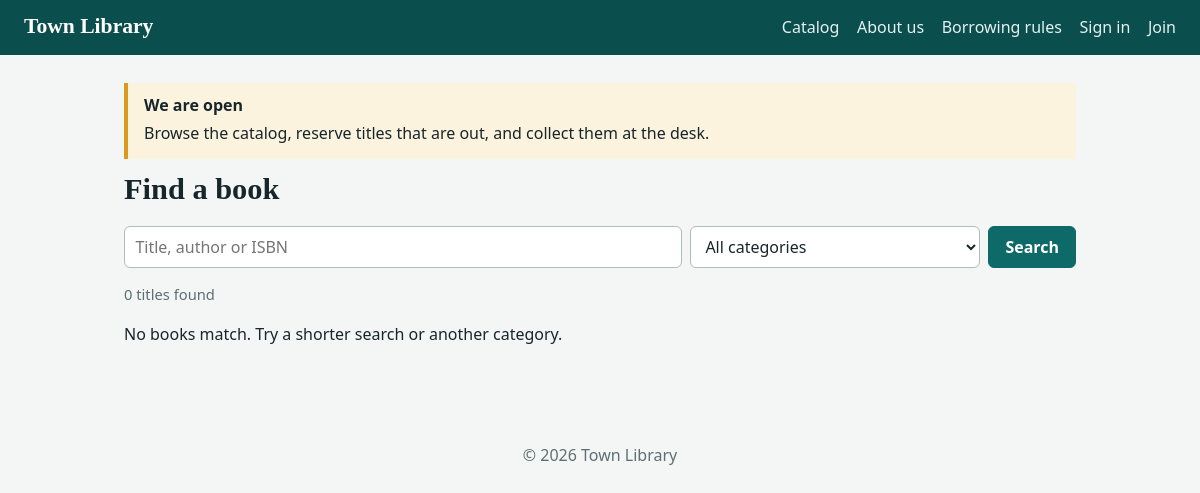
The page / on the database its author committed.
### tables this page shows
CREATE TABLE pages (
  id INT AUTO_INCREMENT PRIMARY KEY,
  slug VARCHAR(120) NOT NULL UNIQUE,
  title VARCHAR(200) NOT NULL,
  body MEDIUMTEXT NOT NULL,
  type ENUM('page','announcement') NOT NULL DEFAULT 'page',
  published TINYINT(1) NOT NULL DEFAULT 1,
  created_at TIMESTAMP DEFAULT CURRENT_TIMESTAMP,
  updated_at TIMESTAMP DEFAULT CURRENT_TIMESTAMP ON UPDATE CURRENT_TIMESTAMP
);

### index.php (the view, shortened to what this page needs)
<?php
require __DIR__ . '/includes/bootstrap.php';
$q = trim($_GET['q'] ?? ''); $cat = (int)($_GET['cat'] ?? 0);
$pg = max(1, (int)($_GET['p'] ?? 1)); $per = 12;
$where = ['1=1']; $args = [];
$w = implode(' AND ', $where);
$cnt = db()->prepare("SELECT COUNT(*) FROM books b WHERE $w"); $cnt->execute($args);
$total = (int)$cnt->fetchColumn(); $pages = max(1, (int)ceil($total / $per)); $pg = min($pg, $pages);
$st = db()->prepare("SELECT b.*, c.name AS cat FROM books b LEFT JOIN categories c ON c.id=b.category_id WHERE $w ORDER BY b.title LIMIT $per OFFSET " . ($pg - 1) * $per);
$st->execute($args); $books = $st->fetchAll();
$cats = db()->query('SELECT * FROM categories ORDER BY name')->fetchAll();
$news = db()->query("SELECT * FROM pages WHERE type='announcement' AND published=1 ORDER BY created_at DESC LIMIT 3")->fetchAll();
page_head('Catalog'); ?>
<?php foreach ($news as $n): ?><aside class="notice"><strong><?= e($n['title']) ?></strong><?= clean_html($n['body']) ?></aside><?php endforeach; ?>
<h1>Find a book</h1>
<form class="search" method="get">
  <input name="q" value="<?= e($q) ?>" placeholder="Title, author or ISBN">
  <select name="cat"><option value="0">All categories</option>
    <?php foreach ($cats as $c): ?><option value="<?= $c['id'] ?>" <?= $cat == $c['id'] ? 'selected' : '' ?>><?= e($c['name']) ?></option><?php endforeach; ?></select>
  <button class="btn">Search</button>
</form>
<p class="muted"><?= $total ?> title<?= $total == 1 ? '' : 's' ?> found</p>
<?php if (!$books): ?><p>No books match. Try a shorter search or another category.</p><?php endif; ?>
<?php page_foot();

### includes/layout.php (shortened to what this page needs)
<?php
function page_head(string $title): void {
    $u = user();
    $lib = setting('library_name', 'Library');
    $pages = db()->query("SELECT slug, title FROM pages WHERE type='page' AND published=1 ORDER BY title")->fetchAll();
    ?><!doctype html>
<html lang="en"><head><meta charset="utf-8"><meta name="viewport" content="width=device-width,initial-scale=1">
<link rel="stylesheet" href="<?= url('assets/style.css') ?>"></head><body>
<header class="top"><a class="brand" href="<?= url('index.php') ?>"><?= e($lib) ?></a>
<nav>
  <a href="<?= url('index.php') ?>">Catalog</a>
  <?php foreach ($pages as $p): ?><a href="<?= url('page.php?slug=' . urlencode($p['slug'])) ?>"><?= e($p['title']) ?></a><?php endforeach; ?>
  <?php if ($u): ?>
    <a href="<?= url('my-loans.php') ?>">My loans</a>
    <a href="<?= url('logout.php') ?>">Sign out (<?= e($u['name']) ?>)</a>
  <?php else: ?>
    <a href="<?= url('login.php') ?>">Sign in</a><a href="<?= url('register.php') ?>">Join</a>
  <?php endif; ?>
</nav></header>
<main>
<?php }
function page_foot(): void { ?>
</main><footer>&copy; <?= date('Y') ?> <?= e(setting('library_name', 'Library')) ?></footer></body></html>
<?php }

### includes/bootstrap.php (shortened to what this page needs)
<?php
function db(): PDO {
    static $pdo;
    if (!$pdo) {
        $pdo = new PDO('mysql:host=' . DB_HOST . ';dbname=' . DB_NAME . ';charset=utf8mb4', DB_USER, DB_PASS, [
            PDO::ATTR_ERRMODE => PDO::ERRMODE_EXCEPTION,
            PDO::ATTR_DEFAULT_FETCH_MODE => PDO::FETCH_ASSOC,
        ]);
    }
    return $pdo;
}
function e($v): string { return htmlspecialchars((string)$v, ENT_QUOTES, 'UTF-8'); }
function url(string $p = ''): string { return BASE_URL . '/' . ltrim($p, '/'); }
function user(): ?array { return $_SESSION['user'] ?? null; }
function setting(string $k, string $d = ''): string {
    static $s;
    if ($s === null) $s = db()->query('SELECT k, v FROM settings')->fetchAll(PDO::FETCH_KEY_PAIR);
    return $s[$k] ?? $d;
}
function clean_html(string $h): string { return strip_tags($h, '<p><h2><h3><ul><ol><li><strong><em><a><br><blockquote>'); }
require_once __DIR__ . '/layout.php';

### assets/style.css (style rules this page uses)
:root { --ink:#17262b;--paper:#f3f6f5;--card:#fff;--teal:#0e6a68;--teal-d:#0a4f4d;--amber:#d99a1f;--red:#b3372f;--line:#d3dcda;--muted:#5d6f72 }
* { box-sizing:border-box }
body { margin:0;background:var(--paper);color:var(--ink);font:16px/1.55 system-ui,-apple-system,"Segoe UI",sans-serif }
h1,h2,h3,.brand { font-family:Charter,"Iowan Old Style",Georgia,serif;line-height:1.2 }
h1 { font-size:1.9rem;margin:.4em 0 .6em }
a { color:var(--teal) }
.top { display:flex;flex-wrap:wrap;gap:.5rem 1.5rem;align-items:center;justify-content:space-between;padding:.9rem 1.5rem;background:var(--teal-d);color:#fff }
.brand { font-size:1.35rem;color:#fff;text-decoration:none;font-weight:700 }
.top nav { display:flex;flex-wrap:wrap;gap:.3rem 1.1rem }
.top nav a { color:#e4f1f0;text-decoration:none }
main { max-width:1000px;margin:0 auto;padding:1.2rem 1.5rem 3rem }
footer { text-align:center;color:var(--muted);padding:2rem 0 }
.notice { border-left:4px solid var(--amber);background:#fcf3df;padding:.6rem 1rem;margin:.6rem 0 }
.notice p { margin:.2rem 0 }
.btn { display:inline-block;border:1px solid var(--teal);background:var(--teal);color:#fff;padding:.5rem 1rem;border-radius:6px;font:inherit;font-weight:600;text-decoration:none;cursor:pointer }
input,select,textarea { font:inherit;padding:.5rem .65rem;border:1px solid #aebcba;border-radius:6px;background:#fff;color:var(--ink);width:100% }
.search { display:flex;gap:.5rem;margin:.6rem 0 }
.search input { flex:2 }
.search select { flex:1 }
.muted { color:var(--muted);font-size:.92rem }

### rows shown on the page
pages: title "About us"
pages: title "Borrowing rules"
pages: title "We are open", body "Browse the catalog, reserve titles that are out, and collect them at the desk."

### other values the page prints
$lib "Town Library"
$total "0"
setting('library_name', 'Library') "Town Library"
